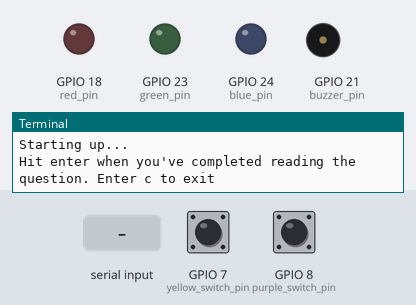
A program run on a simulated Raspberry Pi (BCM pin numbers). Parts: output pins drawn as LEDs (lit = HIGH), buzzer (waves = sounding), the last lines printed to the terminal. Inputs (shaded band) come from the test bench; at power-on: GPIO 7 (yellow_switch_pin) HIGH, GPIO 8 (purple_switch_pin) HIGH. The clock reads 2024-03-15 10:24:30 at power-on unless the program sets it.

Above: at 1.2 s.
1.3 s: "Y" typed at the terminal, then Enter
At 2.2 s:
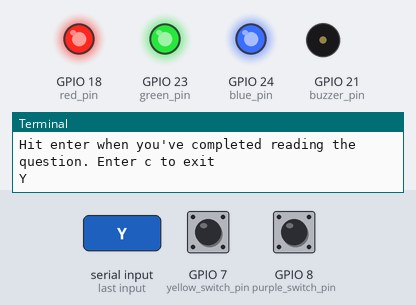
2.8 s: GPIO 7 (yellow_switch_pin) pulled LOW for 0.15 s
At 4.0 s:
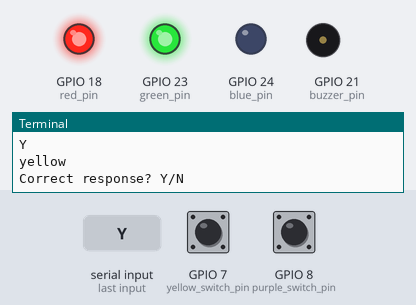
5.0 s: "y" typed at the terminal, then Enter
At 5.5 s:
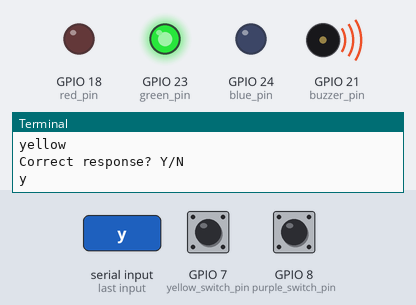
7.2 s: "1" typed at the terminal, then Enter
At 7.9 s:
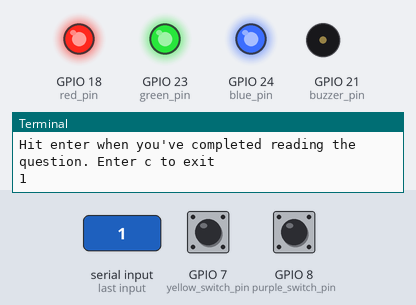
10.2 s: GPIO 8 (purple_switch_pin) pulled LOW for 0.15 s
At 12.0 s:
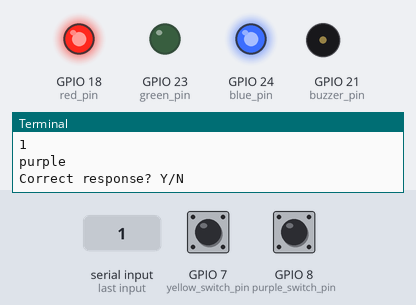
12.4 s: "c" typed at the terminal, then Enter
At 12.9 s:
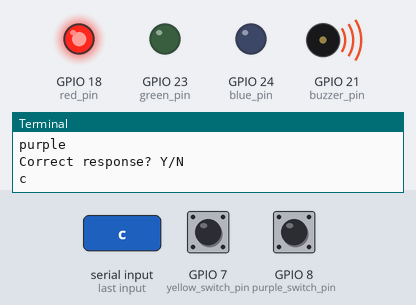
Timing chart, 0 to 15.4 s (numbered marks = the images above; inputs shaded):
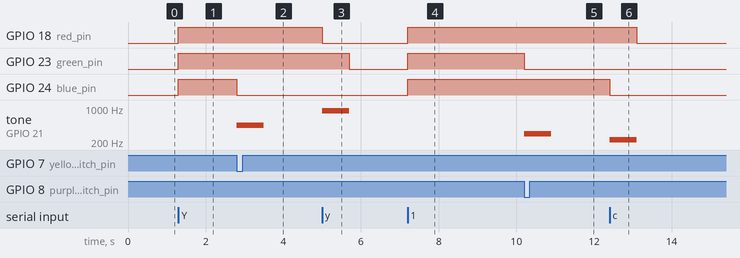

Measured:
- after the input at 1.3 s, GPIO 18 (red_pin), GPIO 23 (green_pin), GPIO 24 (blue_pin): LOW → HIGH at once
- after the input at 2.8 s, GPIO 24 (blue_pin): HIGH → LOW at once; tone on GPIO 21 (buzzer_pin): silent → 440 Hz at once, → silent 0.70 s later
- after the input at 5.0 s, GPIO 18 (red_pin): HIGH → LOW at once; GPIO 23 (green_pin): HIGH → LOW after 0.70 s; tone on GPIO 21 (buzzer_pin): silent → 880 Hz at once, → silent 0.70 s later
- after the input at 7.2 s, GPIO 18 (red_pin), GPIO 23 (green_pin), GPIO 24 (blue_pin): LOW → HIGH at once
- after the input at 10.2 s, GPIO 23 (green_pin): HIGH → LOW at once; tone on GPIO 21 (buzzer_pin): silent → 294 Hz at once, → silent 0.70 s later
- after the input at 12.4 s, GPIO 18 (red_pin): HIGH → LOW after 0.70 s; GPIO 24 (blue_pin): HIGH → LOW at once; tone on GPIO 21 (buzzer_pin): silent → 220 Hz at once, → silent 0.70 s later

The program:

buzzer_game.py
```python
import RPi.GPIO as GPIO
import time

# Configure the Pi to use the BCM (Broadcom) pin names, rather than the pin position
GPIO.setmode(GPIO.BCM)
red_pin = 18
green_pin = 23
blue_pin = 24
yellow_switch_pin = 7
purple_switch_pin = 8
buzzer_pin = 21

# define musical notes
B0=31
C1=33
CS1=35
D1=37
DS1=39
E1=41
F1=44
FS1=46
G1=49
GS1=52
A1=55
AS1=58
B1=62
C2=65
CS2=69
D2=73
DS2=78
E2=82
F2=87
FS2=93
G2=98
GS2=104
A2=110
AS2=117
B2=123
C3=131
CS3=139
D3=147
DS3=156
E3=165
F3=175
FS3=185
G3=196
GS3=208
A3=220
AS3=233
B3=247
C4=262
CS4=277
D4=294
DS4=311
E4=330
F4=349
FS4=370
G4=392
GS4=415
A4=440
AS4=466
B4=494
C5=523
CS5=554
D5=587
DS5=622
E5=659
F5=698
FS5=740
G5=784
GS5=831
A5=880
AS5=932
B5=988
C6=1047
CS6=1109
D6=1175
DS6=1245
E6=1319
F6=1397
FS6=1480
G6=1568
GS6=1661
A6=1760
AS6=1865
B6=1976
C7=2093
CS7=2217
D7=2349
DS7=2489
E7=2637
F7=2794
FS7=2960
G7=3136
GS7=3322
A7=3520
AS7=3729
B7=3951
C8=4186
CS8=4435
D8=4699
DS8=4978

GPIO.setup(red_pin, GPIO.OUT)
GPIO.setup(green_pin, GPIO.OUT)
GPIO.setup(blue_pin, GPIO.OUT)
GPIO.setup(buzzer_pin, GPIO.OUT)
GPIO.setup(yellow_switch_pin, GPIO.IN, pull_up_down=GPIO.PUD_UP)
GPIO.setup(purple_switch_pin, GPIO.IN, pull_up_down=GPIO.PUD_UP)

# Utility function to turn the gree LED on and the red off
def green():
    GPIO.output(green_pin, True)
    GPIO.output(red_pin, False)
    GPIO.output(blue_pin, False)

# Utility function to turn the red LED on and the green off
def red():
    GPIO.output(green_pin, False)
    GPIO.output(red_pin, True)
    GPIO.output(blue_pin, False)

# Turn all off
def off():
    GPIO.output(green_pin, False)
    GPIO.output(red_pin, False)
    GPIO.output(blue_pin, False)

def yellow():
    GPIO.output(green_pin, True)
    GPIO.output(red_pin, True)
    GPIO.output(blue_pin, False)

def purple():
    GPIO.output(green_pin, False)
    GPIO.output(red_pin, True)
    GPIO.output(blue_pin, True)

def white():
    GPIO.output(green_pin, True)
    GPIO.output(red_pin, True)
    GPIO.output(blue_pin, True)

# find which buttons pressed -1 means neither, 0=both, 1=red, 2=green
def key_pressed():
    # if button is pressed GPIO.input will report false for that input
    if GPIO.input(yellow_switch_pin) and GPIO.input(purple_switch_pin):
        return 0
    if not GPIO.input(yellow_switch_pin) and not GPIO.input(purple_switch_pin):
        return -1
    if not GPIO.input(yellow_switch_pin) and GPIO.input(purple_switch_pin):
        return 1
    if GPIO.input(yellow_switch_pin) and not GPIO.input(purple_switch_pin):
        return 2

def buzz(buzzer_pin, freq=440):
    Buzz = GPIO.PWM(buzzer_pin, freq)
    Buzz.start(50)
    Buzz.ChangeFrequency(freq)
    time.sleep(0.7)
    Buzz.stop()

# Tell the computer if the user's response was correct. Give a point if correct.
# No penalty if incorrect
def validate_response():
    correct = raw_input("Correct response? Y/N\n")
    if (correct == "Y" or correct == "y"):
        green()
        buzz(buzzer_pin, A5)
        return 1
    else:
        red()
        buzz(buzzer_pin, A3)
        return 0

yellow_score = 0
purple_score = 0
#number of seconds participants have to respond
seconds = 5

print("Starting up...")
off()
while True:
    go = raw_input("Hit enter when you've completed reading the question. Enter c to exit\n")
    if (go == "c" or go == "C"):
        break
    white()
    start_time = time.time()

    while True:
        current_time = time.time()
        elapsed_time = current_time - start_time
        if elapsed_time > seconds:
            print("Time up!")
            buzz(buzzer_pin, E3)
            buzz(buzzer_pin, A2)
            break
        else:
            time.sleep(0.05)
            if not key_pressed():
                pass
            elif (key_pressed() == 1):
                print("yellow")
                yellow()
                buzz(buzzer_pin, A4)
                yellow_score += validate_response()
                break
            elif (key_pressed() == 2):
                print("purple")
                purple()
                buzz(buzzer_pin, D4)
                purple_score += validate_response()
                break
    print("Current scores: Yellow has {} points. Purple has {} points.\n".format(yellow_score, purple_score))
    off()

print("Final scores: Yellow has {} points. Purple has {} points.\n".format(yellow_score, purple_score))
print("Cleaning up")
GPIO.cleanup()
```
